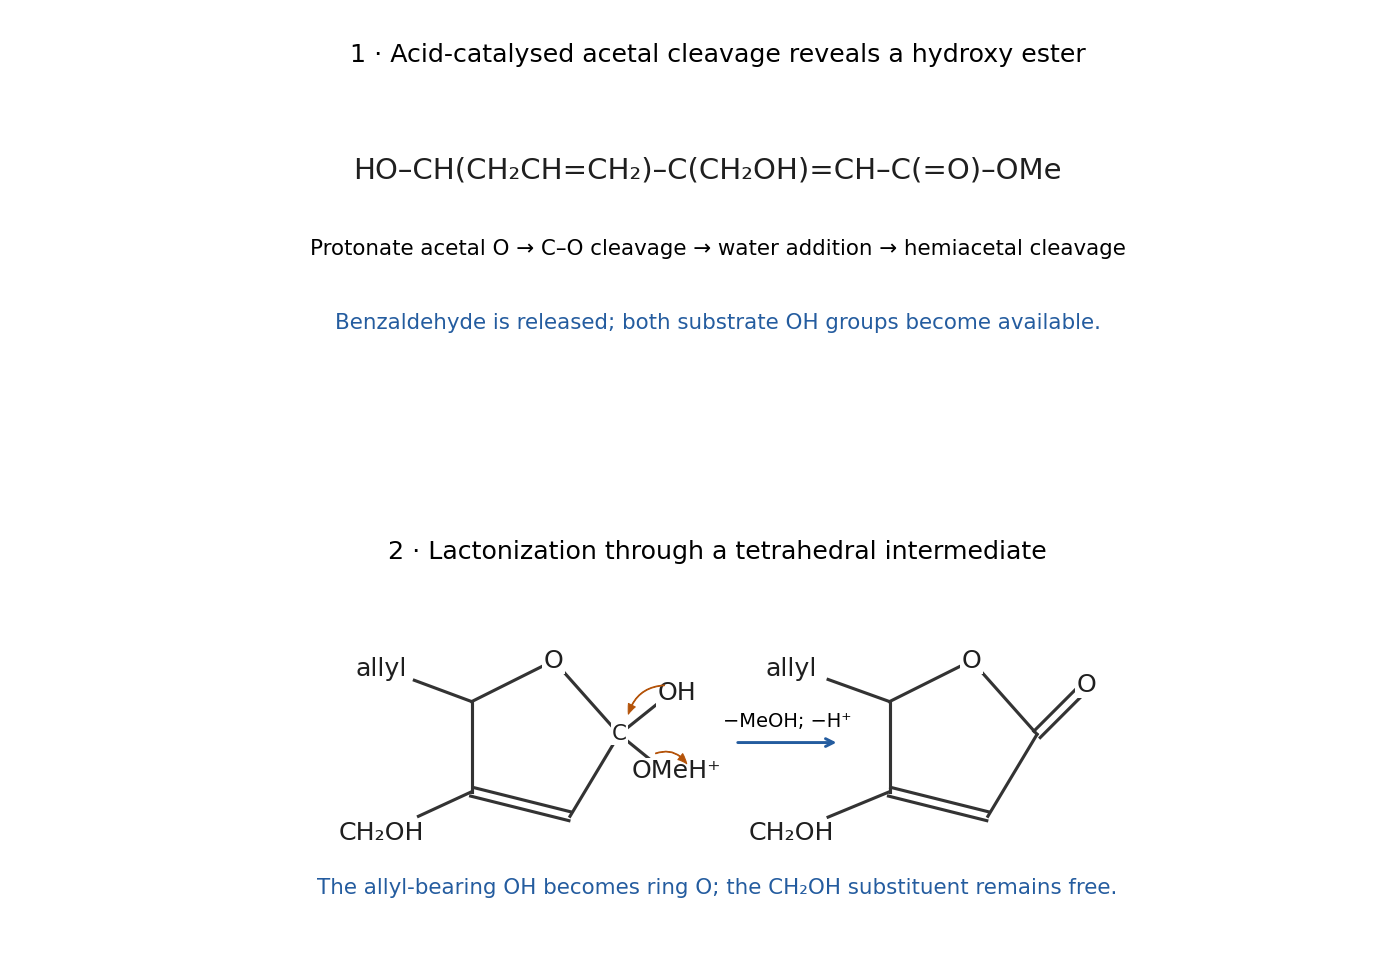

This chart was generated by the following Python code:
"""Original solution diagram. Python 3.14 / matplotlib 3.10 / numpy 2.3.
Run from the mirrored media directory; output is written to cwd.
"""
from pathlib import Path
import sys
sys.path.insert(0,str(Path(__file__).resolve().parents[2]))
import numpy as np
import matplotlib
matplotlib.use('Agg')
import matplotlib.pyplot as plt
from tools.chemistry_diagram import bond,atom,ring,curly,flow,finish,save,BLUE,ORANGE

fig,axs=plt.subplots(2,1,figsize=(10,7));fig.subplots_adjust(hspace=.42,top=.92,bottom=.05)
ax=axs[0];finish(ax,(-1,10),(-1.8,1.7),'1 · Acid-catalysed acetal cleavage reveals a hydroxy ester')
atom(ax,(4.4,.8),'HO–CH(CH₂CH=CH₂)–C(CH₂OH)=CH–C(=O)–OMe',15)
ax.text(4.5,-.05,'Protonate acetal O → C–O cleavage → water addition → hemiacetal cleavage',ha='center',fontsize=11)
ax.text(4.5,-.8,'Benzaldehyde is released; both substrate OH groups become available.',ha='center',fontsize=11,color=BLUE)
ax=axs[1];finish(ax,(-1,10),(-2.1,2.2),'2 · Lactonization through a tetrahedral intermediate')
pts=[(1.5,.7),(2.5,1.2),(3.3,.3),(2.7,-.7),(1.5,-.4)];ring(ax,pts,{3:2});atom(ax,pts[1],'O');atom(ax,pts[2],'C',11);atom(ax,(4,.8),'OH');bond(ax,pts[2],(3.85,.74));atom(ax,(4,-.15),'OMeH⁺');bond(ax,pts[2],(3.78,-.09));atom(ax,(.4,1.1),'allyl');bond(ax,pts[0],(.8,.96));atom(ax,(.4,-.9),'CH₂OH');bond(ax,pts[4],(.85,-.7))
curly(ax,(3.9,.9),(3.4,.5),rad=.4);curly(ax,(3.7,.05),(4.15,-.1),rad=-.45)
flow(ax,(4.7,.2),(6,.2),'−MeOH; −H⁺')
p=[(6.6,.7),(7.6,1.2),(8.4,.3),(7.8,-.7),(6.6,-.4)];ring(ax,p,{3:2});atom(ax,p[1],'O');bond(ax,p[2],(9,.9),2);atom(ax,(9,.9),'O');atom(ax,(5.4,1.1),'allyl');bond(ax,p[0],(5.85,.97));atom(ax,(5.4,-.9),'CH₂OH');bond(ax,p[4],(5.85,-.71))
ax.text(4.5,-1.65,'The allyl-bearing OH becomes ring O; the CH₂OH substituent remains free.',ha='center',fontsize=11,color=BLUE)
save(fig,Path(__file__).with_suffix('.png').name)
